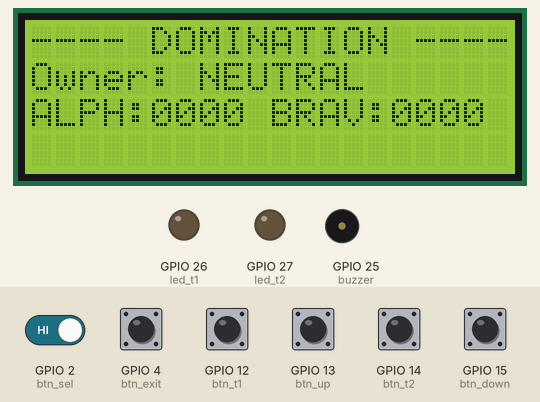
Simulated run of this program. Board: ESP32 board running MicroPython. Parts: 20×4 character LCD, output pins drawn as LEDs (lit = HIGH), buzzer (waves = sounding). Inputs (shaded band) come from the test bench; at power-on: GPIO 2 (btn_sel), GPIO 4 (btn_exit), GPIO 12 (btn_t1), GPIO 13 (btn_up), GPIO 14 (btn_t2), GPIO 15 (btn_down) HIGH.

Above: at 1.2 s.
1.3 s: GPIO 12 (btn_t1) pulled LOW for 3.2 s
At 1.44 s:
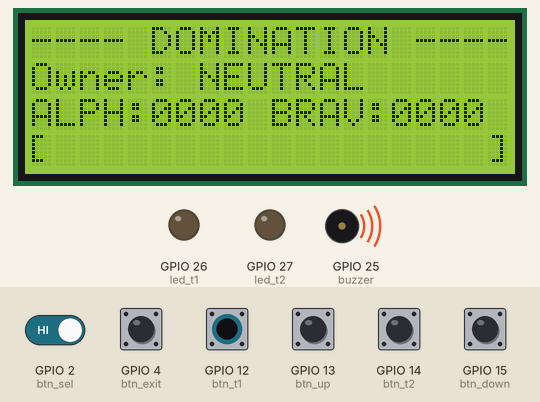
6.0 s: GPIO 4 (btn_exit) pulled LOW for 0.15 s
At 7.3 s:
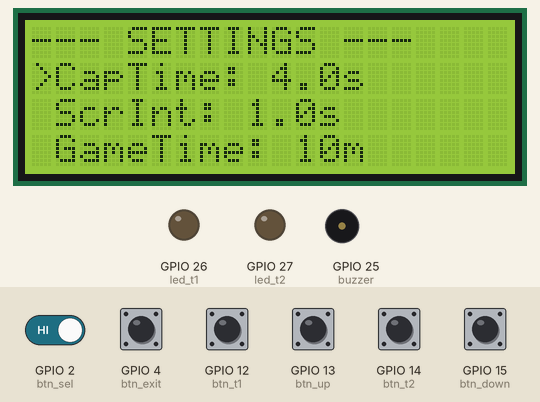
7.7 s: GPIO 4 (btn_exit) pulled LOW for 1 s
At 9.2 s:
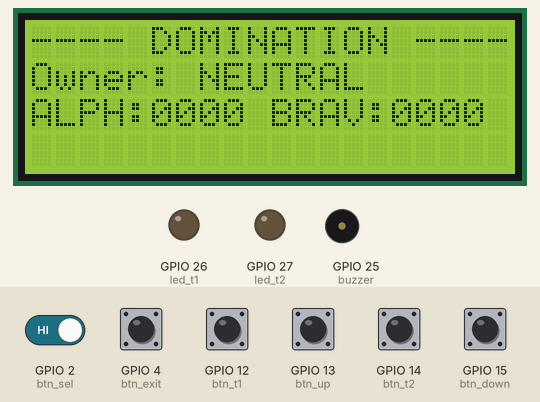
10.2 s: GPIO 14 (btn_t2) pulled LOW for 1 s
At 10.74 s:
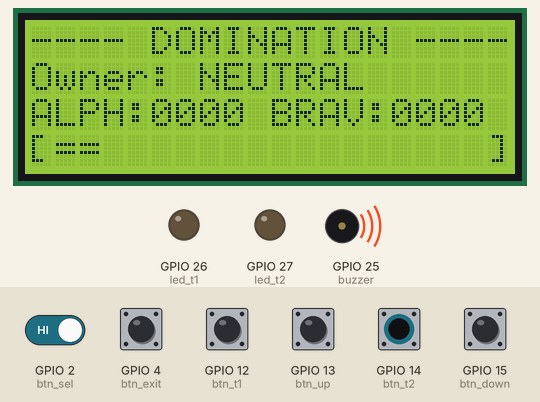
12.7 s: GPIO 2 (btn_sel) driven LOW and GPIO 12 (btn_t1) driven LOW
At 14.24 s:
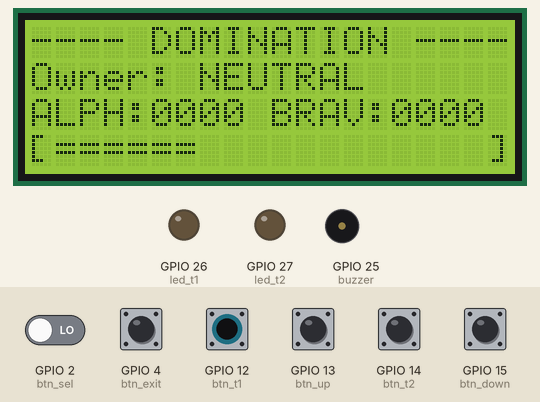
15.7 s: GPIO 4 (btn_exit) pulled LOW for 0.15 s
At 16.36 s:
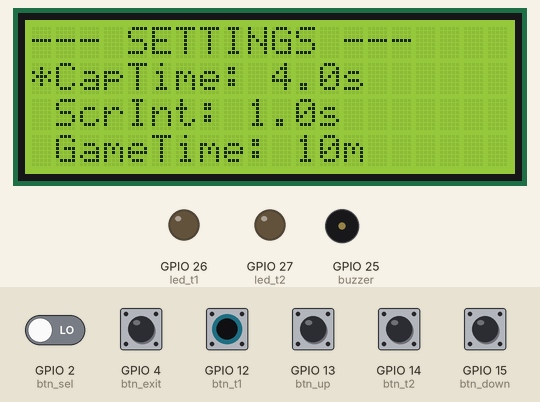
Timing chart, 0 to 17.4 s (numbered marks = the images above; inputs shaded):
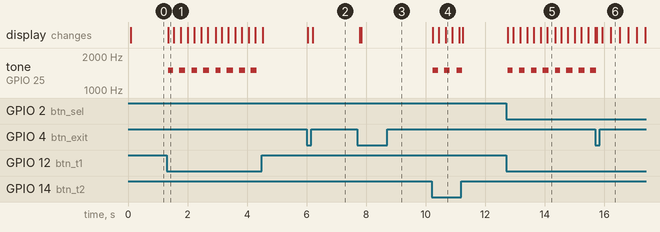

Measured:
- after the input at 1.3 s, tone on GPIO 25 (buzzer): alternates 1500 Hz for 0.20 s and silent for 0.21 s, 16 changes in all, then stays silent, starting after 0.05 s; the display: changes after 0.05 s (image 1)
- after the input at 6.0 s, the display: first changes at once (image 2 shows a later state)
- after the input at 7.7 s, the display: first changes after 0.09 s (image 3 shows a later state)
- after the input at 10.2 s, tone on GPIO 25 (buzzer): alternates 1500 Hz for 0.19 s and silent for 0.22 s, 6 changes in all, then stays silent, starting at once; the display: first changes at once (image 4 shows a later state)
- after the input at 12.7 s, tone on GPIO 25 (buzzer): alternates 1500 Hz for 0.19 s and silent for 0.21 s, starting after 0.05 s; the display: first changes after 0.05 s (image 5 shows a later state)
- after the input at 15.7 s, GPIO 26 (led_t1): stays LOW (without the input it goes to HIGH after 1.1 s); tone on GPIO 25 (buzzer): goes on until 15.7 s, then stays silent; the display: first changes at once (image 6 shows a later state)

The program:

main.py
```python
import time
from machine import Pin, PWM, I2C
from lcd_i2c import LCD_I2C

I2C_SCL_PIN = 22
I2C_SDA_PIN = 21
BTN_TEAM1_PIN = 12
BTN_TEAM2_PIN = 14
BTN_UP_PIN = 13
BTN_DOWN_PIN = 15
BTN_SEL_PIN = 2
BTN_EXIT_PIN = 4
LED_TEAM1_PIN = 26
LED_TEAM2_PIN = 27
BUZZER_PIN = 25

DEFAULT_CAPTURE_TIME = 4.0
DEFAULT_SCORE_INTERVAL = 1.0
DEFAULT_GAME_TIME = 10.0
NEUTRAL, TEAM_1, TEAM_2 = 0, 1, 2
TEAM_NAMES = {TEAM_1: "ALPHA", TEAM_2: "BRAVO"}

try:
    i2c = I2C(0, scl=Pin(I2C_SCL_PIN), sda=Pin(I2C_SDA_PIN), freq=400000)
    lcd = LCD_I2C(i2c, 0x27, 4, 20)
except Exception as e:
    print(f"LCD init fail: {e}")

btn_t1 = Pin(BTN_TEAM1_PIN, Pin.IN, Pin.PULL_UP)
btn_t2 = Pin(BTN_TEAM2_PIN, Pin.IN, Pin.PULL_UP)
btn_up = Pin(BTN_UP_PIN, Pin.IN, Pin.PULL_UP)
btn_down = Pin(BTN_DOWN_PIN, Pin.IN, Pin.PULL_UP)
btn_sel = Pin(BTN_SEL_PIN, Pin.IN, Pin.PULL_UP)
btn_exit = Pin(BTN_EXIT_PIN, Pin.IN, Pin.PULL_UP)

led_t1 = Pin(LED_TEAM1_PIN, Pin.OUT)
led_t2 = Pin(LED_TEAM2_PIN, Pin.OUT)
buzzer = PWM(Pin(BUZZER_PIN), freq=1000, duty=0)

class GameState:
    def __init__(self):
        self.owner = NEUTRAL
        self.scores = {TEAM_1: 0, TEAM_2: 0}
        self.capture_time = DEFAULT_CAPTURE_TIME
        self.score_interval = DEFAULT_SCORE_INTERVAL
        self.game_time = DEFAULT_GAME_TIME
        self.in_menu = False
        self.menu_index = 0
        self.editing = False
        self.capturing_team = NEUTRAL
        self.capture_start_time = 0
        self.last_score_time = 0
        self.is_beeping = False
        self.last_lcd_update = 0
        self.tone_stop_time = 0
        self.menu_exit_time = 0
        self.game_start_time = 0
        self.game_over = False

state = GameState()
btn_states = {k: False for k in ["t1", "t2", "up", "down", "sel", "exit"]}

def read_button(pin, name, debounce_ms=20):
    current = (pin.value() == 0)
    if current != btn_states[name]:
        time.sleep_ms(debounce_ms)
        current = (pin.value() == 0)
        btn_states[name] = current
    return current

def play_tone(freq, duty=512):
    buzzer.freq(freq)
    buzzer.duty(duty)

def stop_tone():
    buzzer.duty(0)

def timed_beep(freq, duration_ms):
    play_tone(freq)
    state.tone_stop_time = time.ticks_add(time.ticks_ms(), duration_ms)

def update_display():
    lcd.clear()
    lcd.move_to(0, 0)
    lcd.putstr("---- DOMINATION ----")
    lcd.move_to(1, 0)
    if state.owner == TEAM_1:
        lcd.putstr("Owner: ALPHA        ")
        led_t1.value(1)
        led_t2.value(0)
    elif state.owner == TEAM_2:
        lcd.putstr("Owner: BRAVO        ")
        led_t1.value(0)
        led_t2.value(1)
    else:
        lcd.putstr("Owner: NEUTRAL      ")
        led_t1.value(0)
        led_t2.value(0)
    lcd.move_to(2, 0)
    lcd.putstr(f"ALPH:{state.scores[TEAM_1]:04d} BRAV:{state.scores[TEAM_2]:04d}")

def draw_progress(elapsed_ms):
    capture_ms = int(state.capture_time * 1000)
    bars = min(int((elapsed_ms / capture_ms) * 18), 18)
    lcd.move_to(3, 0)
    lcd.putstr("[" + "=" * bars + " " * (18 - bars) + "]")

def show_menu():
    state.in_menu = True
    state.editing = False
    lcd.clear()

    while read_button(btn_exit, "exit"):
        time.sleep_ms(10)

    while state.in_menu:
        lcd.move_to(0, 0)
        lcd.putstr("--- SETTINGS ---")

        if not state.editing:
            prefix0 = ">" if state.menu_index == 0 else " "
            prefix1 = ">" if state.menu_index == 1 else " "
            prefix2 = ">" if state.menu_index == 2 else " "
            lcd.move_to(1, 0)
            lcd.putstr(f"{prefix0}CapTime: {state.capture_time:.1f}s ")
            lcd.move_to(2, 0)
            lcd.putstr(f"{prefix1}ScrInt: {state.score_interval:.1f}s ")
            lcd.move_to(3, 0)
            lcd.putstr(f"{prefix2}GameTime: {state.game_time:.0f}m ")
        else:
            lcd.move_to(1, 0)
            mark0 = "*" if state.menu_index == 0 else " "
            lcd.putstr(f"{mark0}CapTime: {state.capture_time:.1f}s ")
            lcd.move_to(2, 0)
            mark1 = "*" if state.menu_index == 1 else " "
            lcd.putstr(f"{mark1}ScrInt: {state.score_interval:.1f}s ")
            lcd.move_to(3, 0)
            mark2 = "*" if state.menu_index == 2 else " "
            lcd.putstr(f"{mark2}GameTime: {state.game_time:.0f}m ")

        if read_button(btn_up, "up"):
            if not state.editing:
                state.menu_index = max(0, state.menu_index - 1)
            else:
                if state.menu_index == 0:
                    state.capture_time = min(10.0, state.capture_time + 0.5)
                elif state.menu_index == 1:
                    state.score_interval = min(5.0, state.score_interval + 0.5)
                else:
                    state.game_time = min(60.0, state.game_time + 1.0)
            time.sleep_ms(200)

        elif read_button(btn_down, "down"):
            if not state.editing:
                state.menu_index = min(2, state.menu_index + 1)
            else:
                if state.menu_index == 0:
                    state.capture_time = max(0.5, state.capture_time - 0.5)
                elif state.menu_index == 1:
                    state.score_interval = max(0.5, state.score_interval - 0.5)
                else:
                    state.game_time = max(1.0, state.game_time - 1.0)
            time.sleep_ms(200)

        elif read_button(btn_sel, "sel"):
            state.editing = not state.editing
            time.sleep_ms(200)

        elif read_button(btn_exit, "exit"):
            state.in_menu = False
            state.editing = False
            state.menu_exit_time = time.ticks_ms()
            update_display()
            while read_button(btn_exit, "exit"):
                time.sleep_ms(10)
            time.sleep_ms(100)

        time.sleep_ms(50)

def show_game_over():
    lcd.clear()
    lcd.move_to(0, 0)
    lcd.putstr("=== GAME OVER ===")
    lcd.move_to(1, 0)
    lcd.putstr(f"ALPHA: {state.scores[TEAM_1]:04d}")
    lcd.move_to(2, 0)
    lcd.putstr(f"BRAVO: {state.scores[TEAM_2]:04d}")
    lcd.move_to(3, 0)
    if state.scores[TEAM_1] > state.scores[TEAM_2]:
        lcd.putstr("WINNER: ALPHA!")
    elif state.scores[TEAM_2] > state.scores[TEAM_1]:
        lcd.putstr("WINNER: BRAVO!")
    else:
        lcd.putstr("DRAW!")

    led_t1.value(0)
    led_t2.value(0)

    while not read_button(btn_exit, "exit"):
        time.sleep_ms(100)

    state.scores = {TEAM_1: 0, TEAM_2: 0}
    state.owner = NEUTRAL
    state.game_over = False
    state.game_start_time = time.ticks_ms()
    update_display()

def main():
    update_display()
    state.last_score_time = time.ticks_ms()
    state.game_start_time = time.ticks_ms()

    while True:
        now = time.ticks_ms()

        if state.game_over:
            time.sleep_ms(20)
            continue

        elapsed_game = time.ticks_diff(now, state.game_start_time) / 60000
        if elapsed_game >= state.game_time:
            state.game_over = True
            show_game_over()
            continue

        if read_button(btn_exit, "exit") and not state.in_menu and time.ticks_diff(now, state.menu_exit_time) > 1000:
            stop_tone()
            state.is_beeping = False
            state.capturing_team = NEUTRAL
            lcd.move_to(3, 0)
            lcd.putstr(" " * 20)
            show_menu()
            state.last_score_time = time.ticks_ms()
            continue

        if state.in_menu:
            time.sleep_ms(20)
            continue

        t1_pressed = read_button(btn_t1, "t1")
        t2_pressed = read_button(btn_t2, "t2")
        current_press = TEAM_1 if (t1_pressed and not t2_pressed and state.owner != TEAM_1) else TEAM_2 if (t2_pressed and not t1_pressed and state.owner != TEAM_2) else NEUTRAL

        if current_press != NEUTRAL:
            if state.capturing_team != current_press:
                state.capturing_team = current_press
                state.capture_start_time = now

            elapsed_ms = time.ticks_diff(now, state.capture_start_time)
            if time.ticks_diff(now, state.last_lcd_update) > 100:
                draw_progress(elapsed_ms)
                state.last_lcd_update = now

            beep_state = (elapsed_ms // 200) % 2 == 0
            if beep_state != state.is_beeping:
                if beep_state:
                    play_tone(1500)
                else:
                    stop_tone()
                state.is_beeping = beep_state

            if elapsed_ms >= state.capture_time * 1000:
                state.owner = current_press
                state.capturing_team = NEUTRAL
                state.last_score_time = now
                timed_beep(2000, 500)
                state.is_beeping = False
                lcd.move_to(3, 0)
                lcd.putstr(" " * 20)
                lcd.move_to(1, 0)
                if state.owner == TEAM_1:
                    lcd.putstr("Owner: ALPHA        ")
                    led_t1.value(1)
                    led_t2.value(0)
                else:
                    lcd.putstr("Owner: BRAVO        ")
                    led_t1.value(0)
                    led_t2.value(1)
        else:
            if state.capturing_team != NEUTRAL:
                state.capturing_team = NEUTRAL
                stop_tone()
                state.is_beeping = False
                lcd.move_to(3, 0)
                lcd.putstr(" " * 20)
                lcd.move_to(1, 0)
                if state.owner == TEAM_1:
                    lcd.putstr("Owner: ALPHA        ")
                elif state.owner == TEAM_2:
                    lcd.putstr("Owner: BRAVO        ")
                else:
                    lcd.putstr("Owner: NEUTRAL      ")

        if state.tone_stop_time and time.ticks_diff(now, state.tone_stop_time) >= 0:
            stop_tone()
            state.tone_stop_time = 0

        if state.owner != NEUTRAL and time.ticks_diff(now, state.last_score_time) >= state.score_interval * 1000:
            state.scores[state.owner] += 1
            state.last_score_time = now
            lcd.move_to(2, 0)
            lcd.putstr(f"ALPH:{state.scores[TEAM_1]:04d} BRAV:{state.scores[TEAM_2]:04d}")

        time.sleep_ms(20)

main()
```

lcd_i2c.py
```python
import time

class LCD_I2C:
    def __init__(self, i2c, address, rows, cols):
        self.i2c = i2c
        self.address = address
        self.rows = rows
        self.cols = cols
        self.backlight = 0x08
        self._init_lcd()

    def _write_byte(self, val):
        try:
            self.i2c.writeto(self.address, bytearray([val]))
        except OSError:
            pass # Игнорируем ошибку, если дисплей не подключен

    def _send(self, val, mode):
        high = mode | (val & 0xF0) | self.backlight
        low = mode | ((val << 4) & 0xF0) | self.backlight
        self._write_byte(high)
        self._write_byte(high | 0x04)
        self._write_byte(high & ~0x04)
        self._write_byte(low)
        self._write_byte(low | 0x04)
        self._write_byte(low & ~0x04)

    def command(self, cmd):
        self._send(cmd, 0)

    def write_char(self, char):
        self._send(char, 1)

    def _init_lcd(self):
        time.sleep_ms(50)
        for cmd in (0x33, 0x32, 0x28, 0x0C, 0x06):
            self.command(cmd)
        self.clear()

    def clear(self):
        self.command(0x01)
        time.sleep_ms(2)

    def move_to(self, row, col):
        offsets = [0x00, 0x40, 0x14, 0x54]
        self.command(0x80 | (offsets[row] + col))

    def putstr(self, text):
        for char in text:
            self.write_char(ord(char))
```
